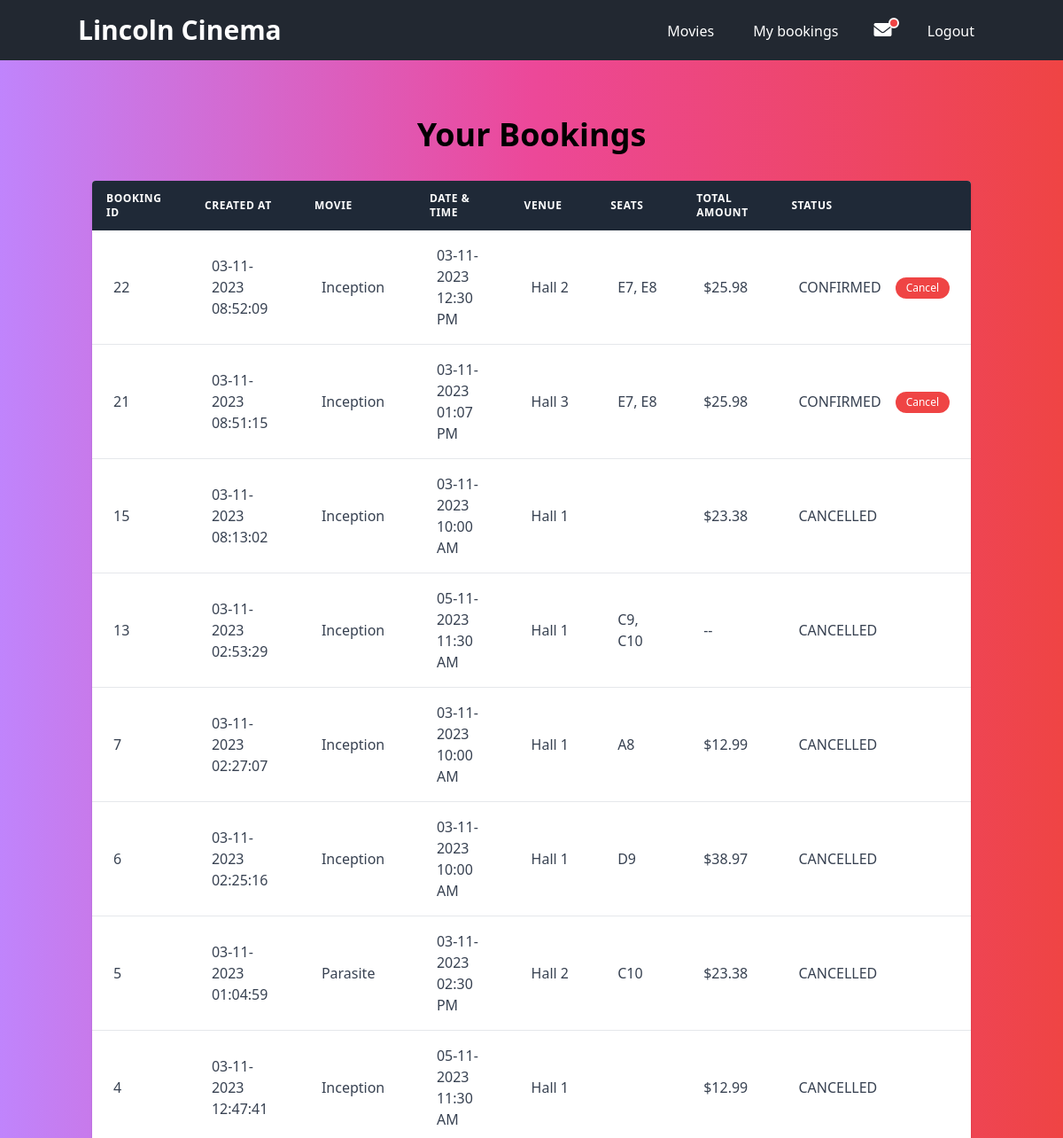
The app's page /bookings (signed in, upper part), older data.
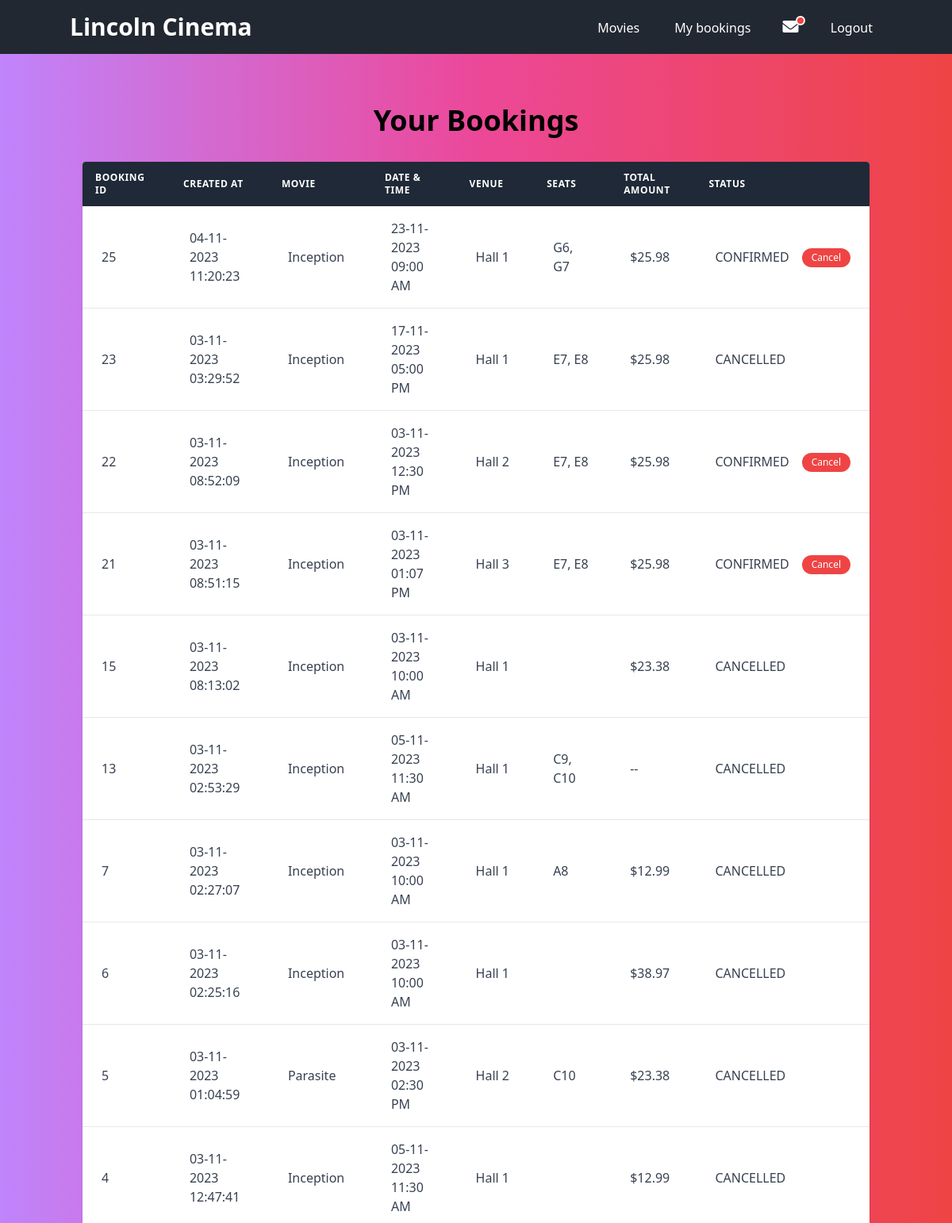
The same page, newer data.
### models/movieModel.py (models this page shows, shortened)
class Booking(db.Model):
    __tablename__ = 'bookings'
    id = db.Column(db.Integer, primary_key=True)
    userId = db.Column(db.Integer, db.ForeignKey("users.id"))
    user = relationship('User', back_populates='bookings')
    numberOfSeats = db.Column(db.Integer, nullable=False)
    createdOn = db.Column(db.DateTime, nullable=False)
    status = db.Column(db.Enum(BookingStatus), nullable=False)
    screeningId = db.Column(db.Integer, db.ForeignKey('screenings.id'))
    screening = relationship('Screening', back_populates='bookings')
    orderTotal = db.Column(db.Float, nullable=False)
    paymentId = db.Column(db.Integer, db.ForeignKey('payments.id'))
    payment = relationship('Payment', back_populates='booking', uselist=False)
    seats = relationship('CinemaHallSeat', backref='bookings')

class ScreeningValidationMixin:
    def isActiveScreening(self) -> bool:
        if self.status == ScreeningStatus.ACTIVE:
            return True
        return False

class Movie(db.Model, ScreeningValidationMixin):
    __tablename__ = 'movies'
    id = db.Column(db.Integer, primary_key=True)
    title = db.Column(db.String, nullable=False)
    language = db.Column(db.String)
    genre = db.Column(db.String)
    releaseDate = db.Column(db.DateTime)
    durationMins = db.Column(db.Integer)
    country = db.Column(db.String)
    description = db.Column(db.String)
    status = db.Column(db.Enum(MovieStatus), nullable=False, default=MovieStatus.ACTIVE)
    screenings = relationship("Screening", backref="movies")

class BookingListFilterMixin:
    @staticmethod
    def filteredBooking(bookingList: ["Booking"]) -> ["Booking"]:
        filteredBookingList = []
        for booking in bookingList:
            if booking.status == BookingStatus.PENDING or booking.status == BookingStatus.CONFIRMED:
                filteredBookingList.append(booking)
        return filteredBookingList

class Screening(db.Model, ScreeningValidationMixin, BookingListFilterMixin):
    __tablename__ = 'screenings'
    id = db.Column(db.Integer, primary_key=True)
    screeningDate = db.Column(db.DateTime, nullable=False)
    startTime = db.Column(db.DateTime, nullable=False)
    endTime = db.Column(db.DateTime, nullable=False)
    hallId = db.Column(db.Integer, db.ForeignKey('cinemaHalls.id'))
    status = db.Column(db.Enum(ScreeningStatus), nullable=False, default=ScreeningStatus.ACTIVE)
    movieId = db.Column(db.Integer, db.ForeignKey('movies.id'))
    movie = relationship('Movie', back_populates='screenings')
    hall = relationship('CinemaHall', back_populates='screenings')
    bookings = relationship('Booking', back_populates='screening')

class CinemaHall(db.Model):
    __tablename__ = 'cinemaHalls'
    id = db.Column(db.Integer, primary_key=True)
    name = db.Column(db.String, nullable=False)
    totalSeats = db.Column(db.Integer, nullable=False)
    seats = relationship('CinemaHallSeat', back_populates='hall')
    screenings = relationship('Screening', back_populates='hall')

### models/paymentModel.py (models this page shows, shortened)
class Payment(db.Model):
    __tablename__ = 'payments'
    id = db.Column(db.Integer, primary_key=True)
    originalAmount = db.Column(db.Float, nullable=False)
    discountedAmount = db.Column(db.Float, nullable=False)
    createdOn = db.Column(db.DateTime, nullable=False)
    type = db.Column(db.String(50))
    couponId = db.Column(db.String, db.ForeignKey('coupons.id'))
    coupon = relationship('Coupon', backref='payments')
    booking = relationship('Booking', back_populates='payment', uselist=False)
    __mapper_args__ = {
        'polymorphic_on': type,
        'polymorphic_identity': 'payment'
    }

### routes/routes.py (the view)
@movie_bp.route('/bookings', methods=['GET'])
@login_required
def viewBookings():
    return MovieController.viewBookings(session['userId'])

### controllers/movieController.py (called while the page is built)
    @staticmethod
    def viewBookings(userId: int):
        user = User.getUserById(userId)
        if user.type == "customer":
            bookingList = user.getBookingList()
        if user.type == "staff":
            bookingList = Booking.getAllBookings()
        return render_template('bookings.html', bookingList=bookingList)

### models/movieModel.py (called while the page is built)
    @property
    def seatNumber(self):
        return f"{self.seatRow}{self.seatColumn}"

### models/userModel.py (called while the page is built)
    @staticmethod
    def getUserById(userId: int) -> Union["FrontDeskStaff", "Customer", "Admin", "User"]:
        return User.query.get(userId)

    def getBookingList(self) -> List[Booking]:
        return Booking.query.filter_by(userId=self.id).order_by(desc(Booking.createdOn)).all()

### routes/routes.py (called while the page is built)
def login_required(f):
    @wraps(f)
    def wrapper(*args, **kwargs):
        if 'userId' not in session:
            return redirect(url_for('auth.login', next=request.url))
        return f(*args, **kwargs)
    return wrapper

### templates/bookings.html (shortened to what this page needs)
{% extends 'base.html' %}
{% block content %}
<div class="container mx-auto px-4 pt-16">
    <h2 class="text-4xl font-bold mb-8 text-center">Your Bookings</h2>
    <div class="shadow overflow-hidden rounded border-b border-gray-200">
        <table class="min-w-full bg-white">
            <thead class="bg-gray-800 text-white">
                <tr>
                    <th class="w-1/6 py-3 px-4 text-left text-xs font-semibold uppercase tracking-wider">
                        Booking ID
                    </th>
                    <th class="w-1/6 py-3 px-4 text-left text-xs font-semibold uppercase tracking-wider">
                        Created at
                    </th>
                    <th class="w-1/6 py-3 px-4 text-left text-xs font-semibold uppercase tracking-wider">
                        Movie
                    </th>
                    <th class="w-1/6 py-3 px-4 text-left text-xs font-semibold uppercase tracking-wider">
                        Date & Time
                    </th>
                    <th class="w-1/6 py-3 px-4 text-left text-xs font-semibold uppercase tracking-wider">
                        Venue
                    </th>
                    <th class="w-1/6 py-3 px-4 text-left text-xs font-semibold uppercase tracking-wider">
                        Seats
                    </th>
                    <th class="w-1/6 py-3 px-4 text-left text-xs font-semibold uppercase tracking-wider">
                        Total Amount
                    </th>
                    <th class="w-1/6 py-3 px-4 text-left text-xs font-semibold uppercase tracking-wider">
                        Status
                    </th>
                </tr>
            </thead>
            <tbody class="text-gray-700">
                {% for booking in bookingList %}
                <tr class="hover:bg-gray-100" data-screening-date="{{ booking.screening.startTime.strftime('%Y-%m-%d') }}">
                    <td class="py-4 px-6 border-b border-gray-200 items-center">{{ booking.id }}</td>
                    <td class="py-4 px-6 border-b border-gray-200 items-center">{{ booking.createdOn.strftime('%d-%m-%Y %I:%M:%S') }}</td>
                    <td class="py-4 px-6 border-b border-gray-200 items-center">{{ booking.screening.movie.title }}</td>
                    <td class="py-4 px-6 border-b border-gray-200 items-center"><span class="block">{{ booking.screening.screeningDate.strftime('%d-%m-%Y') }}</span><span class="block">{{ booking.screening.startTime.strftime('%I:%M %p') }}</span></td>
                    <td class="py-4 px-6 border-b border-gray-200 items-center">{{ booking.screening.hall.name }}</td>
                    <td class="py-4 px-6 border-b border-gray-200 items-center">{{ booking.seats|map(attribute='seatNumber')|join(", ") }}</td>
                    <td class="py-4 px-6 border-b border-gray-200 items-center">{%if booking.payment.discountedAmount%}${%else%}--{%endif%}{{ booking.payment.discountedAmount }}</td>
                    <td class="py-4 px-6 border-b border-gray-200 items-center">
                        <div class="inline-flex items-center w-full justify-between">
                        {{ booking.status.name }}
                        <div class="inline-flex">
                        {% if booking.status.name != 'CANCELLED' %}
                            <form id="cancelForm" action="{{ url_for('movies.cancelBooking', bookingId=booking.id) }}" method="post" class="ml-4">
                                <button data-cancel-button class="text-white bg-red-500 hover:bg-red-600 py-1 px-3 text-xs rounded-full">Cancel</button>
                            </form>
                        {% endif %}
                        </div>
                        </div>
                    </td>
                </tr>
                {% endfor %}
            </tbody>
        </table>
    </div>
</div>
{% endblock %}

### templates/base.html (shortened to what this page needs)
<!DOCTYPE html>
<html lang="en">
<head>
    <link rel="stylesheet" href="https://cdnjs.cloudflare.com/ajax/libs/font-awesome/6.0.0-beta3/css/all.min.css">
    <link href="/static/output.css" rel="stylesheet">
</head>
<body class="bg-gradient-to-r from-purple-400 via-pink-500 to-red-500 h-screen">
  <nav class="bg-primary p-4 text-white font-poppins">
    <div class="container mx-auto">
        <div class="flex justify-between items-center">
            <a href="/" class="text-3xl font-bold">Lincoln Cinema</a>
            <div class="space-x-4">
                <a href="{{ url_for('movies.showMovies')}}" class="hover:bg-gray-600 hover:bg-opacity-50 px-3 py-2 rounded transition">Movies</a>
                {% if session['userId'] %}
                    {% if session['userType'] == 'customer' %}
                        <a href="{{ url_for('movies.viewBookings')}}" class="hover:bg-gray-600 hover:bg-opacity-50 px-3 py-2 rounded transition">My bookings</a>
                        <div class="relative inline-block mr-3" id="notification-icon">
                            <i class="fas fa-envelope text-xl cursor-pointer px-2"></i>
                        </div>
                    {% elif session['userType'] == 'staff' %}
                        <a href="{{ url_for('movies.viewBookings') }}" class="hover:bg-gray-600 hover:bg-opacity-50 px-3 py-2 rounded transition">All bookings</a>
                    {% elif session['userType'] == 'admin' %}
                        <a href="{{ url_for('movies.addMovie') }}" class="hover:bg-gray-600 hover:bg-opacity-50 px-3 py-2 rounded transition">Add a movie</a>
                        <a href="{{ url_for('movies.cancelMovie') }}" class="hover:bg-gray-600 hover:bg-opacity-50 px-3 py-2 rounded transition">Cancel a movie</a>
                    {% endif %}
                    <a href="{{ url_for('auth.logout') }}" class="hover:bg-gray-600 hover:bg-opacity-50 px-3 py-2 rounded transition">Logout</a>
                {% else %}
                    <a href="{{ url_for('auth.login') }}" class="hover:bg-gray-600 hover:bg-opacity-50 px-3 py-2 rounded transition">Login</a>
                    <a href="{{ url_for('auth.signup') }}" class="hover:bg-gray-600 hover:bg-opacity-50 px-3 py-2 rounded transition">Sign up</a>
                {% endif %}
            </div>
        </div>
    </div>
</nav>
  {% block content %}{% endblock %}
</body>
</html>

Row changes from the older to the newer data that the page shows:
added Booking: id "25", createdOn "04-11-2023 11:20:23", screening.movie "Inception", screening.screeningDate "23-11-2023", screening.startTime "09:00 AM", screening.hall.name "Hall 1", seats|map "G6, G7", payment.discountedAmount "25.98", status.name "CONFIRMED"
added Booking: id "23", createdOn "03-11-2023 03:29:52", screening.movie "Inception", screening.screeningDate "17-11-2023", screening.startTime "05:00 PM", screening.hall.name "Hall 1", seats|map "E7, E8", payment.discountedAmount "25.98", status.name "CANCELLED"
shown differently, row unchanged: Booking id 6: seats|map "D9" → (not shown)
